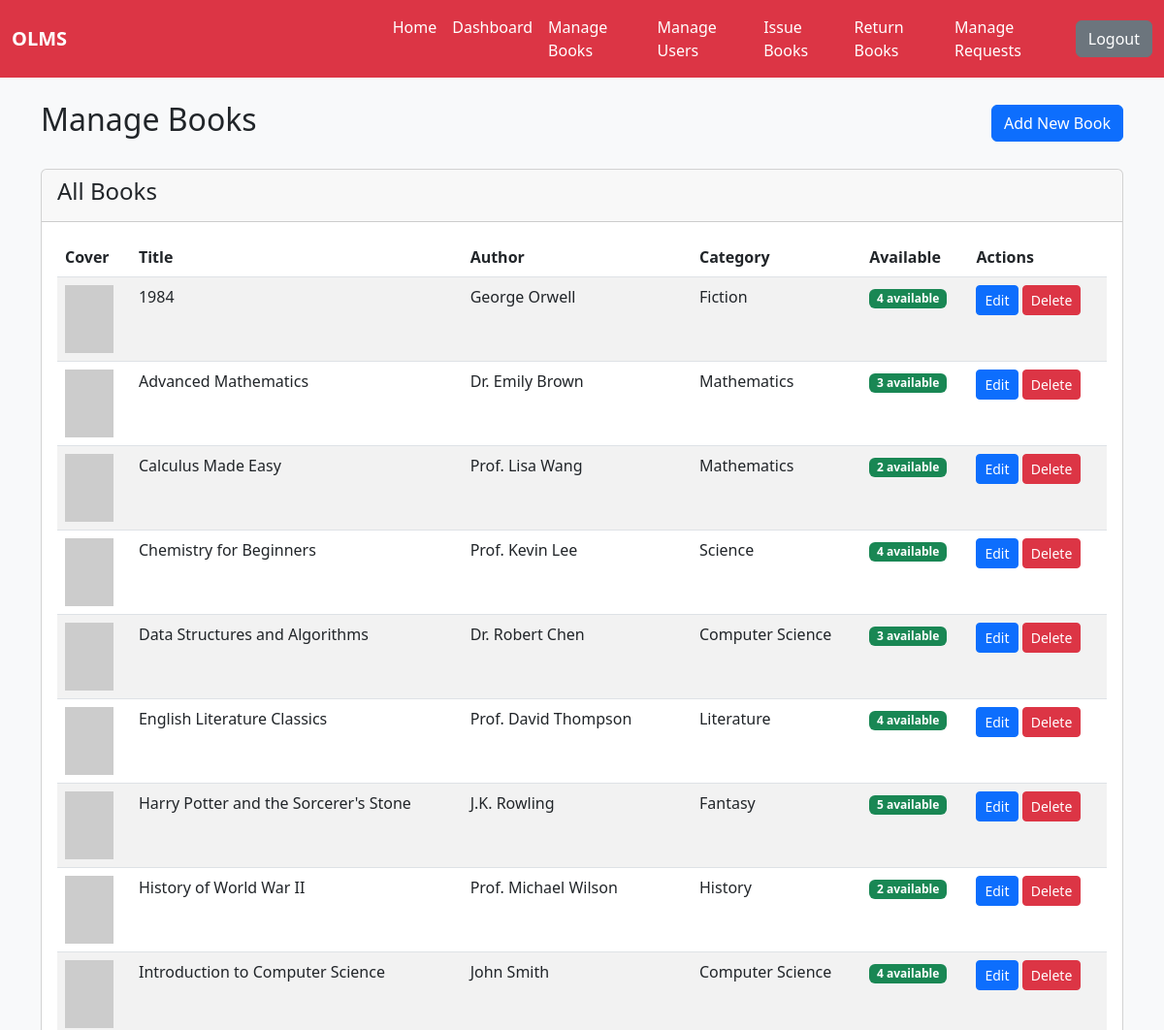
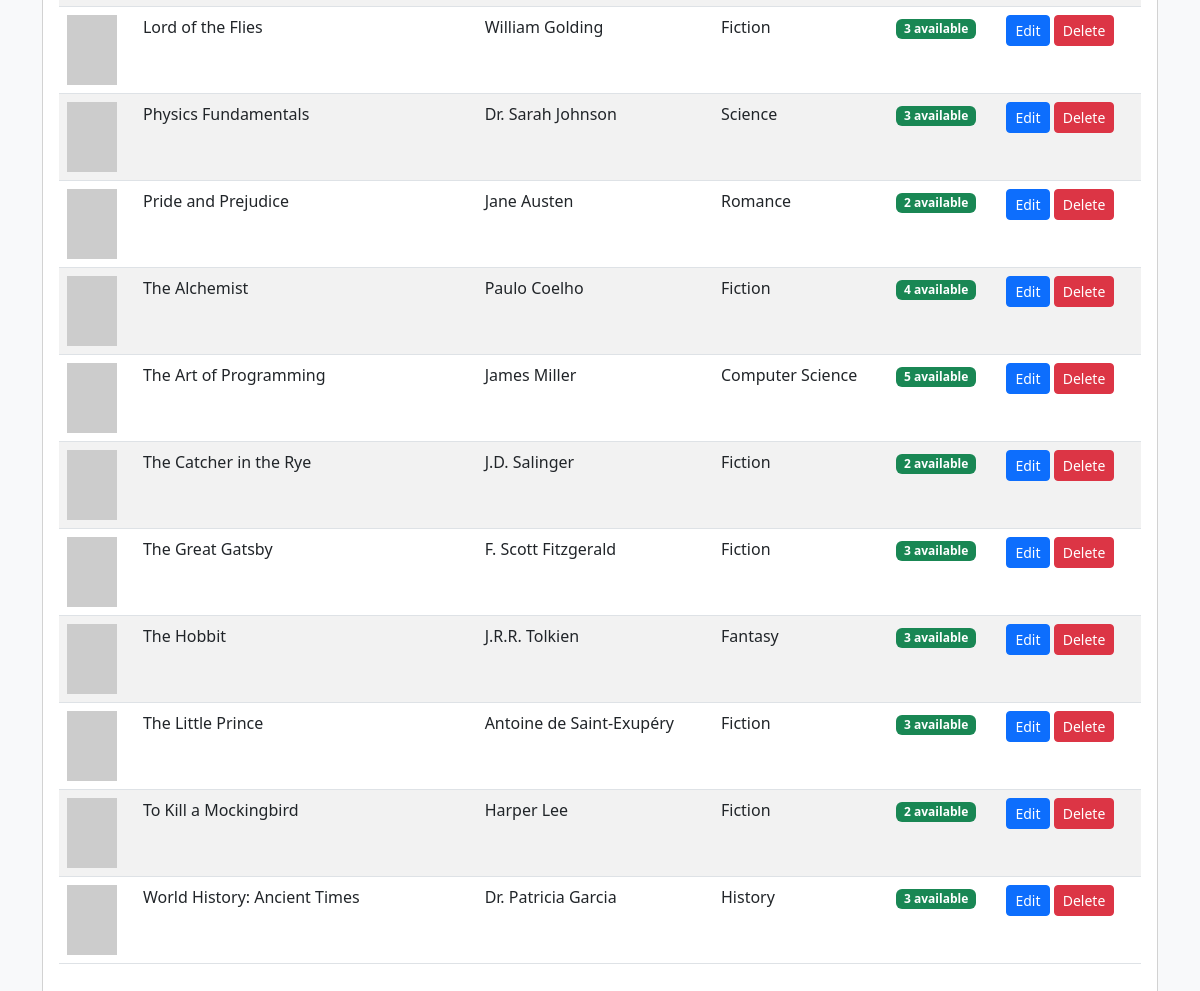
The page /Admin_dashboard/Manage_books.php (signed in) on the database its author committed (2 pictures, top to bottom).
### tables this page shows
CREATE TABLE `books` (
  `id` int(11) NOT NULL AUTO_INCREMENT,
  `title` varchar(200) NOT NULL,
  `author` varchar(100) NOT NULL,
  `category` varchar(50) NOT NULL,
  `description` text,
  `cover` varchar(500) DEFAULT NULL,
  `quantity` int(11) DEFAULT 1,
  `created_at` timestamp DEFAULT CURRENT_TIMESTAMP,
  PRIMARY KEY (`id`)
);

### Admin_dashboard/Manage_books.php (the view, shortened to what this page needs)
<?php
include("../database/config.php");
$books_query = "SELECT * FROM books ORDER BY title";
$books_result = mysqli_query($conn, $books_query);
?>
<!DOCTYPE html>
<html lang="en">
<head>
    <link href="https://cdn.jsdelivr.net/npm/bootstrap@5.3.0/dist/css/bootstrap.min.css" rel="stylesheet">
    <link rel="stylesheet" href="../asset/style.css">
</head>
<body class="admin-dashboard">
    <?php include("navbar_admin.php"); ?>
    <div class="container mt-4">
        <div class="row">
            <div class="col-md-12">
                <div class="d-flex justify-content-between align-items-center mb-4">
                    <h2>Manage Books</h2>
                    <button class="btn btn-primary" data-bs-toggle="modal" data-bs-target="#addBookModal">
                        Add New Book
                    </button>
                </div>
                <div class="card">
                    <div class="card-header">
                        <h4>All Books</h4>
                    </div>
                    <div class="card-body">
                        <?php if (mysqli_num_rows($books_result) > 0): ?>
                        <div class="table-responsive">
                            <table class="table table-striped">
                                <thead>
                                    <tr>
                                        <th>Cover</th>
                                        <th>Title</th>
                                        <th>Author</th>
                                        <th>Category</th>
                                        <th>Available</th>
                                        <th>Actions</th>
                                    </tr>
                                </thead>
                                <tbody>
                                    <?php while ($book = mysqli_fetch_assoc($books_result)): ?>
                                    <tr>
                                        <td>
                                            <img src="<?php echo htmlspecialchars($book['cover']); ?>"
                                                 alt="<?php echo htmlspecialchars($book['title']); ?>"
                                                 style="width: 50px; height: 70px; object-fit: cover;">
                                        </td>
                                        <td><?php echo htmlspecialchars($book['title']); ?></td>
                                        <td><?php echo htmlspecialchars($book['author']); ?></td>
                                        <td><?php echo htmlspecialchars($book['category']); ?></td>
                                        <td>
                                            <span class="badge bg-<?php echo $book['quantity'] > 0 ? 'success' : 'danger'; ?>">
                                                <?php echo $book['quantity']; ?> available
                                            </span>
                                        </td>
                                        <td>
                                            <button class="btn btn-sm btn-primary"
                                                    onclick="editBook(<?php echo htmlspecialchars(json_encode($book)); ?>)">
                                                Edit
                                            </button>
                                            <button class="btn btn-sm btn-danger"
                                                    onclick="deleteBook(<?php echo $book['id']; ?>, '<?php echo htmlspecialchars($book['title']); ?>')">
                                                Delete
                                            </button>
                                        </td>
                                    </tr>
                                    <?php endwhile; ?>
                                </tbody>
                            </table>
                        </div>
                        <?php else: ?>
                        <div class="alert alert-info">
                            No books found. Add your first book!
                        </div>
                        <?php endif; ?>
                    </div>
                </div>
            </div>
        </div>
    </div>
</body>
</html>

### asset/style.css (style rules this page uses)
* { padding: 0; margin: 0; box-sizing: border-box; }
html { height: 100%; }
body { min-height: 100%; display: flex; flex-direction: column; overflow-x: hidden; width: 100%; }
.admin-dashboard { background-color: #f8f9fa; }

### rows shown on the page
books: title "1984", author "George Orwell", category "Fiction", quantity "4"
books: title "Advanced Mathematics", author "Dr. Emily Brown", category "Mathematics", quantity "3"
books: title "Calculus Made Easy", author "Prof. Lisa Wang", category "Mathematics", quantity "2"
books: title "Chemistry for Beginners", author "Prof. Kevin Lee", category "Science", quantity "4"
books: title "Data Structures and Algorithms", author "Dr. Robert Chen", category "Computer Science", quantity "3"
books: title "English Literature Classics", author "Prof. David Thompson", category "Literature", quantity "4"
books: title "Harry Potter and the Sorcerer's Stone", author "J.K. Rowling", category "Fantasy", quantity "5"
books: title "History of World War II", author "Prof. Michael Wilson", category "History", quantity "2"
books: title "Introduction to Computer Science", author "John Smith", category "Computer Science", quantity "4"
books: title "Lord of the Flies", author "William Golding", category "Fiction", quantity "3"
books: title "Physics Fundamentals", author "Dr. Sarah Johnson", category "Science", quantity "3"
books: title "Pride and Prejudice", author "Jane Austen", category "Romance", quantity "2"
books: title "The Alchemist", author "Paulo Coelho", category "Fiction", quantity "4"
books: title "The Art of Programming", author "James Miller", category "Computer Science", quantity "5"
books: title "The Catcher in the Rye", author "J.D. Salinger", category "Fiction", quantity "2"
books: title "The Great Gatsby", author "F. Scott Fitzgerald", category "Fiction", quantity "3"
books: title "The Hobbit", author "J.R.R. Tolkien", category "Fantasy", quantity "3"
books: title "The Little Prince", author "Antoine de Saint-Exupéry", category "Fiction", quantity "3"
books: title "To Kill a Mockingbird", author "Harper Lee", category "Fiction", quantity "2"
books: title "World History: Ancient Times", author "Dr. Patricia Garcia", category "History", quantity "3"
